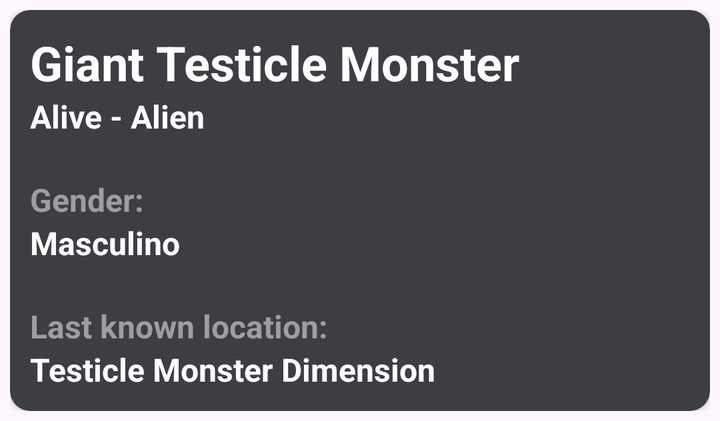
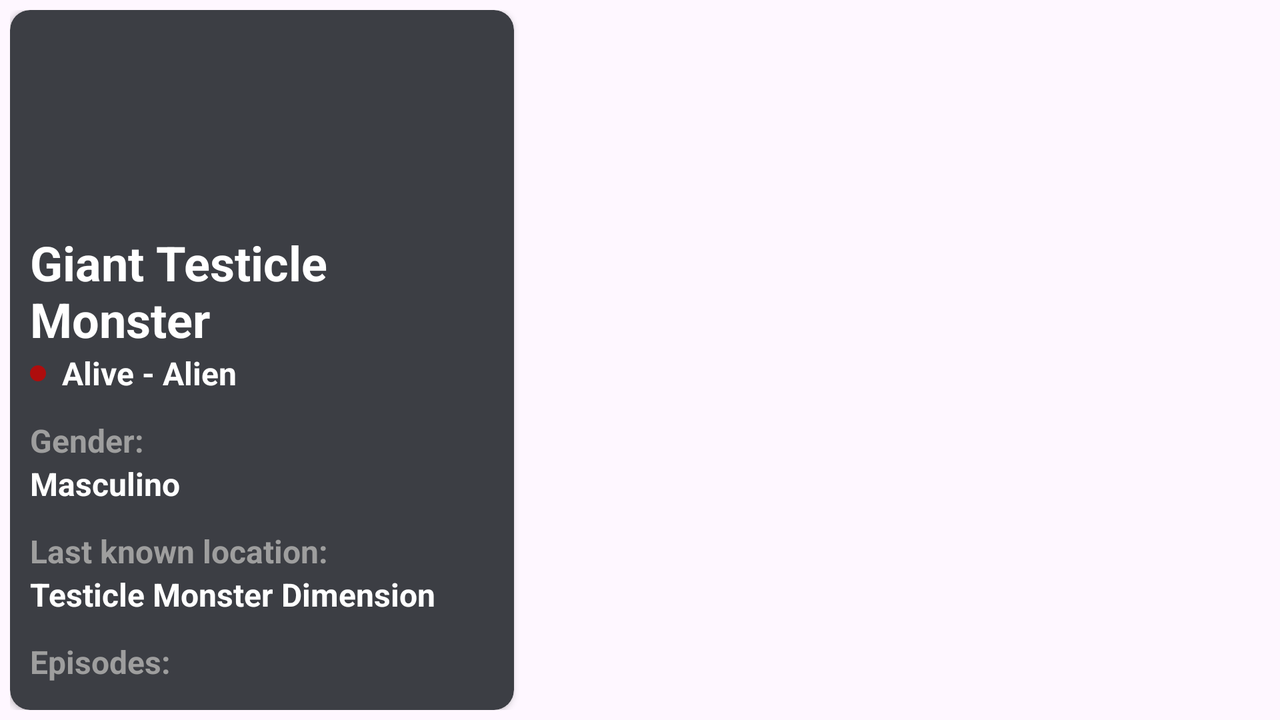

An Android layout and its configuration variant, each rendered on a device that would load it. The default file and the variant file are quoted in full after the pictures.
<!-- AndroidManifest.xml: application theme Theme.DesafioTecnicoFlow -->
<!-- res/layout/fragment_character_detail.xml -->
<?xml version="1.0" encoding="utf-8"?>
<androidx.constraintlayout.widget.ConstraintLayout xmlns:android="http://schemas.android.com/apk/res/android"
    android:layout_width="match_parent"
    android:layout_height="wrap_content"
    xmlns:tools="http://schemas.android.com/tools"
    android:padding="5dp"
    xmlns:app="http://schemas.android.com/apk/res-auto">
    <androidx.cardview.widget.CardView
        android:layout_width="match_parent"
        android:layout_height="wrap_content"
        app:layout_constraintTop_toTopOf="parent"
        app:layout_constraintStart_toStartOf="parent"
        app:layout_constraintEnd_toEndOf="parent"
        app:cardCornerRadius="10dp"
        android:elevation="5dp"
        app:cardBackgroundColor="@color/card_color">

        <androidx.constraintlayout.widget.ConstraintLayout
            android:layout_width="match_parent"
            android:layout_height="wrap_content"
            android:padding="10dp">

            <ImageView
                android:id="@+id/imgCharacter"
                android:layout_width="match_parent"
                android:layout_height="wrap_content"
                app:layout_constraintTop_toTopOf="parent"
                app:layout_constraintStart_toStartOf="parent"
                app:layout_constraintEnd_toEndOf="parent"
                android:src="@drawable/ic_launcher_background"

                />

            <TextView
                android:id="@+id/nameCharacter"
                android:layout_width="match_parent"
                android:layout_height="wrap_content"
                app:layout_constraintTop_toBottomOf="@+id/imgCharacter"
                tools:text="Giant Testicle Monster"
                android:textSize="24sp"
                android:textColor="@color/white"
                android:textStyle="bold" />

            <TextView
                android:id="@+id/descriptionCharacter"
                android:layout_width="match_parent"
                android:layout_height="wrap_content"
                app:layout_constraintTop_toBottomOf="@+id/nameCharacter"
                tools:text="Alive - Alien"
                android:textSize="16sp"
                android:textColor="@color/white"
                android:textStyle="bold" />

            <TextView
                android:id="@+id/genderCharacter"
                android:layout_width="match_parent"
                android:layout_height="wrap_content"
                app:layout_constraintTop_toBottomOf="@+id/descriptionCharacter"
                android:text="@string/genero"
                android:textSize="16sp"
                android:textColor="@color/text_color"
                android:textStyle="bold"
                android:layout_marginTop="20dp"/>

            <TextView
                android:id="@+id/genderCharacterDesc"
                android:layout_width="match_parent"
                android:layout_height="wrap_content"
                app:layout_constraintTop_toBottomOf="@+id/genderCharacter"
                tools:text="Masculino"
                android:textSize="16sp"
                android:textColor="@color/white"
                android:textStyle="bold" />

            <TextView
                android:id="@+id/locationCharacter"
                android:layout_width="match_parent"
                android:layout_height="wrap_content"
                app:layout_constraintTop_toBottomOf="@+id/genderCharacterDesc"
                android:text="@string/last_known_location"
                android:textSize="16sp"
                android:textColor="@color/text_color"
                android:layout_marginTop="20dp"
                android:textStyle="bold" />

            <TextView
                android:id="@+id/locationCharacterDesc"
                android:layout_width="match_parent"
                android:layout_height="wrap_content"
                app:layout_constraintTop_toBottomOf="@+id/locationCharacter"
                tools:text="Testicle Monster Dimension"
                android:textSize="16sp"
                android:textColor="@color/white"
                android:textStyle="bold" />
        </androidx.constraintlayout.widget.ConstraintLayout>
    </androidx.cardview.widget.CardView>
</androidx.constraintlayout.widget.ConstraintLayout>
<!-- resources referenced by this layout -->
<resources>
  <color name="card_color">#3c3e44</color>
  <color name="text_color">#9e9e9e</color>
  <color name="white">#FFFFFFFF</color>
  <string name="genero">Gender:</string>
  <string name="last_known_location">Last known location:</string>
  <style name="Theme.DesafioTecnicoFlow" parent="Base.Theme.DesafioTecnicoFlow" />
  <style name="Base.Theme.DesafioTecnicoFlow" parent="Theme.Material3.DayNight.NoActionBar">
          
          
      </style>
</resources>
<!-- res/layout-land/fragment_character_detail.xml (the repository's variant of the layout above) -->
<!-- drawn on the phone turned sideways -->
<?xml version="1.0" encoding="utf-8"?>
<androidx.constraintlayout.widget.ConstraintLayout xmlns:android="http://schemas.android.com/apk/res/android"
    android:layout_width="match_parent"
    android:layout_height="match_parent"
    xmlns:tools="http://schemas.android.com/tools"
    android:padding="5dp"
    xmlns:app="http://schemas.android.com/apk/res-auto">

    <androidx.cardview.widget.CardView
        android:layout_width="0dp"
        android:layout_height="0dp"
        app:layout_constraintTop_toTopOf="parent"
        app:layout_constraintStart_toStartOf="parent"
        app:layout_constraintEnd_toEndOf="@id/vertical"
        app:layout_constraintBottom_toBottomOf="parent"
        app:cardCornerRadius="10dp"
        android:elevation="5dp"
        app:cardBackgroundColor="@color/card_color">

        <androidx.constraintlayout.widget.ConstraintLayout
            android:layout_width="match_parent"
            android:layout_height="match_parent"
            android:padding="10dp">

            <ImageView
                android:id="@+id/imgCharacter"
                android:layout_width="match_parent"
                android:layout_height="100dp"
                app:layout_constraintTop_toTopOf="parent"
                app:layout_constraintStart_toStartOf="parent"
                app:layout_constraintEnd_toEndOf="parent"
                android:src="@drawable/ic_launcher_background"/>

            <TextView
                android:id="@+id/nameCharacter"
                android:layout_width="match_parent"
                android:layout_height="wrap_content"
                app:layout_constraintTop_toBottomOf="@+id/imgCharacter"
                tools:text="Giant Testicle Monster"
                android:textSize="24sp"
                android:textColor="@color/white"
                android:textStyle="bold"/>

            <View
                android:id="@+id/circleStatus"
                android:layout_width="8dp"
                android:layout_height="8dp"
                android:background="@drawable/circle_status"
                app:layout_constraintTop_toTopOf="@+id/descriptionCharacter"
                app:layout_constraintBottom_toBottomOf="@+id/descriptionCharacter"
                app:layout_constraintStart_toStartOf="parent"/>

            <TextView
                android:id="@+id/descriptionCharacter"
                android:layout_width="wrap_content"
                android:layout_height="wrap_content"
                app:layout_constraintTop_toBottomOf="@+id/nameCharacter"
                app:layout_constraintStart_toEndOf="@+id/circleStatus"
                tools:text="Alive - Alien"
                android:layout_marginStart="8dp"
                android:textSize="16sp"
                android:textColor="@color/white"
                android:textStyle="bold"/>

            <TextView
                android:id="@+id/genderCharacter"
                android:layout_width="match_parent"
                android:layout_height="wrap_content"
                app:layout_constraintTop_toBottomOf="@+id/descriptionCharacter"
                android:text="@string/genero"
                android:textSize="16sp"
                android:textColor="@color/text_color"
                android:textStyle="bold"
                android:layout_marginTop="12dp"/>

            <TextView
                android:id="@+id/genderCharacterDesc"
                android:layout_width="match_parent"
                android:layout_height="wrap_content"
                app:layout_constraintTop_toBottomOf="@+id/genderCharacter"
                tools:text="Masculino"
                android:textSize="16sp"
                android:textColor="@color/white"
                android:textStyle="bold"/>

            <TextView
                android:id="@+id/locationCharacter"
                android:layout_width="match_parent"
                android:layout_height="wrap_content"
                app:layout_constraintTop_toBottomOf="@+id/genderCharacterDesc"
                android:text="@string/last_known_location"
                android:textSize="16sp"
                android:textColor="@color/text_color"
                android:layout_marginTop="12dp"
                android:textStyle="bold"/>
            <TextView
                android:id="@+id/locationCharacterDesc"
                android:layout_width="match_parent"
                android:layout_height="wrap_content"
                app:layout_constraintTop_toBottomOf="@+id/locationCharacter"
                tools:text="Testicle Monster Dimension"
                android:textSize="16sp"
                android:textColor="@color/white"
                android:textStyle="bold"/>

            <TextView
                android:id="@+id/espisodes"
                android:layout_width="match_parent"
                android:layout_height="wrap_content"
                app:layout_constraintTop_toBottomOf="@+id/locationCharacterDesc"
                android:text="Episodes:"
                android:textSize="16sp"
                android:textColor="@color/text_color"
                android:layout_marginTop="12dp"
                android:textStyle="bold"/>

        </androidx.constraintlayout.widget.ConstraintLayout>
    </androidx.cardview.widget.CardView>

    <androidx.constraintlayout.widget.Guideline
        android:id="@+id/vertical"
        android:layout_width="wrap_content"
        android:layout_height="wrap_content"
        android:orientation="vertical"
        app:layout_constraintGuide_percent="0.4"/>

    <androidx.recyclerview.widget.RecyclerView
        android:id="@+id/rvEpisodes"
        android:layout_width="0dp"
        android:layout_height="0dp"
        app:layout_constraintBottom_toBottomOf="parent"
        app:layout_constraintEnd_toEndOf="parent"
        tools:listitem="@layout/item_episode"
        tools:itemCount="2"
        app:layout_constraintStart_toStartOf="@id/vertical"
        app:layout_constraintTop_toTopOf="parent"/>
    <ProgressBar
        android:id="@+id/progressEpisodes"
        android:layout_width="wrap_content"
        android:layout_height="wrap_content"
        app:layout_constraintStart_toStartOf="@+id/rvEpisodes"
        app:layout_constraintEnd_toEndOf="@+id/rvEpisodes"
        app:layout_constraintTop_toTopOf="@+id/rvEpisodes"
        app:layout_constraintBottom_toBottomOf="@+id/rvEpisodes"
        android:indeterminateTint="@color/black"
        android:visibility="gone"/>


</androidx.constraintlayout.widget.ConstraintLayout>
<!-- res/layout/item_episode.xml (included above) -->
<?xml version="1.0" encoding="utf-8"?>
<androidx.constraintlayout.widget.ConstraintLayout xmlns:android="http://schemas.android.com/apk/res/android"
    android:id="@+id/episodesCard"
    android:layout_width="match_parent"
    android:layout_height="wrap_content"
    xmlns:tools="http://schemas.android.com/tools"
    android:padding="5dp"
    xmlns:app="http://schemas.android.com/apk/res-auto">

    <androidx.cardview.widget.CardView
        android:layout_width="match_parent"
        android:layout_height="wrap_content"
        app:layout_constraintTop_toTopOf="parent"
        app:layout_constraintStart_toStartOf="parent"
        app:layout_constraintEnd_toEndOf="parent"
        app:cardCornerRadius="10dp"
        android:elevation="5dp"
        app:cardBackgroundColor="@color/card_episodes">

        <androidx.constraintlayout.widget.ConstraintLayout
            android:layout_width="match_parent"
            android:layout_height="wrap_content"
            android:padding="10dp">

            <ImageView
                android:id="@+id/imgEpisode"
                android:layout_width="wrap_content"
                android:layout_height="wrap_content"
                app:layout_constraintTop_toTopOf="parent"
                app:layout_constraintStart_toStartOf="parent"
                android:src="@drawable/ic_rick"/>

            <TextView
                android:id="@+id/nameEpisode"
                android:layout_width="wrap_content"
                android:layout_height="wrap_content"
                app:layout_constraintStart_toEndOf="@+id/imgEpisode"
                android:text="@string/name"
                android:textSize="14sp"
                android:textColor="@color/text_color"
                android:textStyle="bold"
                app:layout_constraintTop_toTopOf="@+id/imgEpisode"
                android:layout_marginStart="12dp"/>

            <TextView
                android:id="@+id/nameEpisodeDetail"
                android:layout_width="wrap_content"
                android:layout_height="wrap_content"
                app:layout_constraintTop_toBottomOf="@+id/nameEpisode"
                tools:text="Testicle Monster Dimension"
                app:layout_constraintStart_toEndOf="@+id/imgEpisode"
                android:textSize="14sp"
                android:textColor="@color/white"
                android:layout_marginStart="12dp"
                android:textStyle="bold"/>

            <TextView
                android:id="@+id/airDate"
                android:layout_width="wrap_content"
                android:layout_height="wrap_content"
                app:layout_constraintStart_toEndOf="@+id/imgEpisode"
                android:text="@string/air_date"
                android:textSize="14sp"
                android:textColor="@color/text_color"
                android:textStyle="bold"
                app:layout_constraintTop_toBottomOf="@+id/nameEpisodeDetail"
                android:layout_marginStart="12dp"/>

            <TextView
                android:id="@+id/airDateDetail"
                android:layout_width="wrap_content"
                android:layout_height="wrap_content"
                app:layout_constraintTop_toBottomOf="@+id/airDate"
                tools:text="Testicle Monster Dimension"
                app:layout_constraintStart_toEndOf="@+id/imgEpisode"
                android:textSize="14sp"
                android:textColor="@color/white"
                android:layout_marginStart="12dp"
                android:textStyle="bold"/>

            <TextView
                android:id="@+id/episodeSE"
                android:layout_width="wrap_content"
                android:layout_height="wrap_content"
                app:layout_constraintStart_toEndOf="@+id/imgEpisode"
                android:text="@string/episode"
                android:textSize="14sp"
                android:textColor="@color/text_color"
                android:textStyle="bold"
                app:layout_constraintTop_toBottomOf="@+id/airDateDetail"
                android:layout_marginStart="12dp"/>

            <TextView
                android:id="@+id/episodeSEDetail"
                android:layout_width="wrap_content"
                android:layout_height="wrap_content"
                app:layout_constraintTop_toBottomOf="@+id/episodeSE"
                tools:text="Testicle Monster Dimension"
                app:layout_constraintStart_toEndOf="@+id/imgEpisode"
                android:textSize="14sp"
                android:textColor="@color/white"
                android:layout_marginStart="12dp"
                android:textStyle="bold"/>

        </androidx.constraintlayout.widget.ConstraintLayout>

    </androidx.cardview.widget.CardView>
</androidx.constraintlayout.widget.ConstraintLayout>
<!-- resources referenced by the variant -->
<!-- as the phone turned sideways resolves them -->
<resources>
  <color name="black">#FF000000</color>
  <color name="card_color">#3c3e44</color>
  <color name="text_color">#9e9e9e</color>
  <color name="white">#FFFFFFFF</color>
  <!-- drawable circle_status (drawable) -->
  <?xml version="1.0" encoding="utf-8"?>
  <shape xmlns:android="http://schemas.android.com/apk/res/android"
      android:shape="oval">
      <solid android:color="#AE0D0D"/>
      <size android:width="16dp" android:height="16dp"/>
  </shape>
  <!-- drawable ic_rick: vector/xml drawable (drawable, 11587 chars, omitted) -->
  <string name="air_date">Air Date:</string>
  <string name="episode">Episode:</string>
  <string name="genero">Gender:</string>
  <string name="last_known_location">Last known location:</string>
  <string name="name">Name:</string>
  <style name="Theme.DesafioTecnicoFlow" parent="Base.Theme.DesafioTecnicoFlow" />
  <style name="Base.Theme.DesafioTecnicoFlow" parent="Theme.Material3.DayNight.NoActionBar">
          
          
      </style>
</resources>
